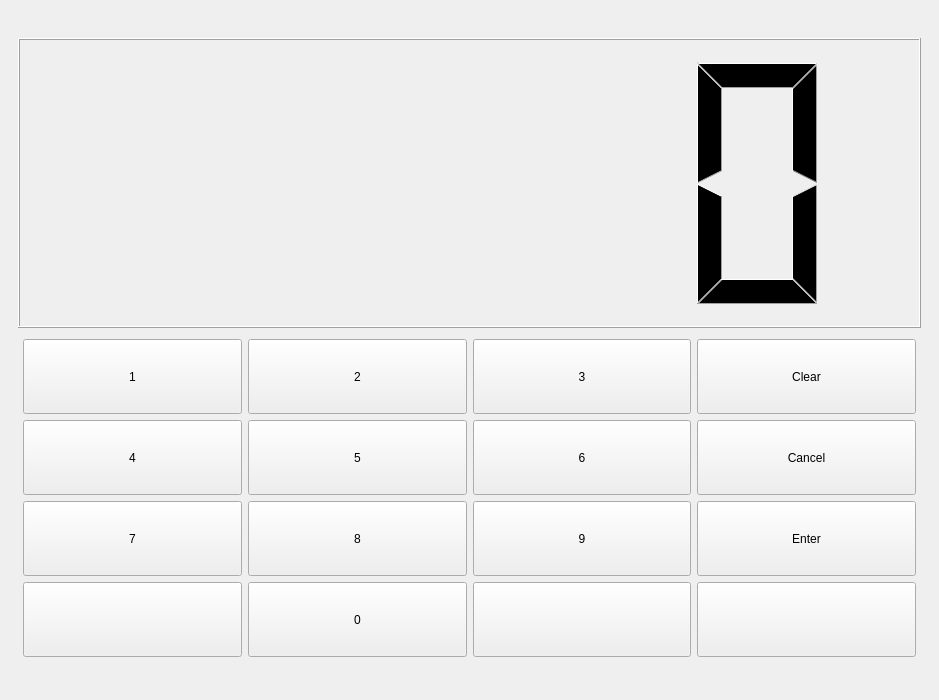
<?xml version="1.0" encoding="UTF-8"?>
<ui version="4.0">
 <class>MainWindow</class>
 <widget class="QMainWindow" name="MainWindow">
  <property name="geometry">
   <rect>
    <x>0</x>
    <y>0</y>
    <width>939</width>
    <height>700</height>
   </rect>
  </property>
  <property name="minimumSize">
   <size>
    <width>400</width>
    <height>700</height>
   </size>
  </property>
  <property name="windowTitle">
   <string>MainWindow</string>
  </property>
  <widget class="QWidget" name="centralwidget">
   <layout class="QHBoxLayout" name="horizontalLayout">
    <item>
     <widget class="QStackedWidget" name="stackedWidget">
      <property name="currentIndex">
       <number>6</number>
      </property>
      <widget class="QWidget" name="login_Page">
       <layout class="QHBoxLayout" name="horizontalLayout_3">
        <item>
         <layout class="QVBoxLayout" name="verticalLayout_4">
          <item>
           <widget class="QLabel" name="label">
            <property name="minimumSize">
             <size>
              <width>0</width>
              <height>20</height>
             </size>
            </property>
            <property name="maximumSize">
             <size>
              <width>16777215</width>
              <height>100</height>
             </size>
            </property>
            <property name="styleSheet">
             <string notr="true">Qlabel{
font-size:75px;
}</string>
            </property>
            <property name="text">
             <string>Bank al LUMS</string>
            </property>
            <property name="alignment">
             <set>Qt::AlignmentFlag::AlignCenter</set>
            </property>
           </widget>
          </item>
          <item>
           <widget class="QFrame" name="frame">
            <property name="minimumSize">
             <size>
              <width>170</width>
              <height>100</height>
             </size>
            </property>
            <property name="maximumSize">
             <size>
              <width>300</width>
              <height>100</height>
             </size>
            </property>
            <property name="frameShape">
             <enum>QFrame::Shape::StyledPanel</enum>
            </property>
            <property name="frameShadow">
             <enum>QFrame::Shadow::Raised</enum>
            </property>
            <widget class="QLabel" name="username_Label">
             <property name="geometry">
              <rect>
               <x>0</x>
               <y>0</y>
               <width>171</width>
               <height>31</height>
              </rect>
             </property>
             <property name="maximumSize">
              <size>
               <width>200</width>
               <height>50</height>
              </size>
             </property>
             <property name="styleSheet">
              <string notr="true">Qlabel{
font-size:15px;
}</string>
             </property>
             <property name="text">
              <string>UserName:</string>
             </property>
             <property name="alignment">
              <set>Qt::AlignmentFlag::AlignLeading|Qt::AlignmentFlag::AlignLeft|Qt::AlignmentFlag::AlignVCenter</set>
             </property>
            </widget>
            <widget class="QLineEdit" name="lineEdit">
             <property name="geometry">
              <rect>
               <x>0</x>
               <y>40</y>
               <width>171</width>
               <height>28</height>
              </rect>
             </property>
             <property name="styleSheet">
              <string notr="true">QLineEdit{
font-size:15;
padding:5px;
}</string>
             </property>
            </widget>
           </widget>
          </item>
          <item>
           <widget class="QFrame" name="frame_2">
            <property name="minimumSize">
             <size>
              <width>170</width>
              <height>100</height>
             </size>
            </property>
            <property name="maximumSize">
             <size>
              <width>300</width>
              <height>100</height>
             </size>
            </property>
            <property name="frameShape">
             <enum>QFrame::Shape::StyledPanel</enum>
            </property>
            <property name="frameShadow">
             <enum>QFrame::Shadow::Raised</enum>
            </property>
            <widget class="QLineEdit" name="lineEdit_2">
             <property name="geometry">
              <rect>
               <x>0</x>
               <y>40</y>
               <width>171</width>
               <height>28</height>
              </rect>
             </property>
             <property name="styleSheet">
              <string notr="true">QLineEdit{
font-size:15;
padding:5px;
}</string>
             </property>
             <property name="echoMode">
              <enum>QLineEdit::EchoMode::Password</enum>
             </property>
            </widget>
            <widget class="QLabel" name="password_Label">
             <property name="geometry">
              <rect>
               <x>0</x>
               <y>10</y>
               <width>171</width>
               <height>31</height>
              </rect>
             </property>
             <property name="maximumSize">
              <size>
               <width>200</width>
               <height>50</height>
              </size>
             </property>
             <property name="styleSheet">
              <string notr="true">Qlabel{
font-size:15px;
}</string>
             </property>
             <property name="text">
              <string>Password:</string>
             </property>
             <property name="alignment">
              <set>Qt::AlignmentFlag::AlignLeading|Qt::AlignmentFlag::AlignLeft|Qt::AlignmentFlag::AlignVCenter</set>
             </property>
            </widget>
           </widget>
          </item>
          <item>
           <widget class="QPushButton" name="login_button">
            <property name="maximumSize">
             <size>
              <width>200</width>
              <height>30</height>
             </size>
            </property>
            <property name="styleSheet">
             <string notr="true">QPushButton{
font-size:15;
background-color: qradialgradient(spread:reflect, cx:0.5, cy:0.5, radius:1.026, fx:0.331, fy:0.245, stop:0 rgba(4, 7, 255, 255), stop:1 rgba(255, 255, 255, 255));
}
</string>
            </property>
            <property name="text">
             <string>Login</string>
            </property>
           </widget>
          </item>
          <item>
           <widget class="QPushButton" name="createAccount_Button">
            <property name="maximumSize">
             <size>
              <width>200</width>
              <height>30</height>
             </size>
            </property>
            <property name="styleSheet">
             <string notr="true">QPushButton{
font-size:15;
background-color: qradialgradient(spread:reflect, cx:0.5, cy:0.5, radius:1.026, fx:0.331, fy:0.245, stop:0 rgba(4, 7, 255, 255), stop:1 rgba(255, 255, 255, 255));
}</string>
            </property>
            <property name="text">
             <string>Create New account</string>
            </property>
           </widget>
          </item>
         </layout>
        </item>
       </layout>
      </widget>
      <widget class="QWidget" name="receipt_Page"/>
      <widget class="QWidget" name="page_2"/>
      <widget class="QWidget" name="accounts_Page">
       <widget class="QPushButton" name="default_acc_button">
        <property name="geometry">
         <rect>
          <x>350</x>
          <y>400</y>
          <width>171</width>
          <height>81</height>
         </rect>
        </property>
        <property name="text">
         <string>Default Account</string>
        </property>
       </widget>
       <widget class="QPushButton" name="current_acc_button">
        <property name="geometry">
         <rect>
          <x>350</x>
          <y>140</y>
          <width>171</width>
          <height>81</height>
         </rect>
        </property>
        <property name="text">
         <string>Current Account</string>
        </property>
       </widget>
       <widget class="QPushButton" name="savings_acc_button">
        <property name="geometry">
         <rect>
          <x>350</x>
          <y>270</y>
          <width>171</width>
          <height>81</height>
         </rect>
        </property>
        <property name="text">
         <string>Savings Account</string>
        </property>
       </widget>
      </widget>
      <widget class="QWidget" name="dashboard_Page">
       <widget class="QPushButton" name="amount1000_Button">
        <property name="geometry">
         <rect>
          <x>40</x>
          <y>80</y>
          <width>141</width>
          <height>81</height>
         </rect>
        </property>
        <property name="text">
         <string>1000</string>
        </property>
       </widget>
       <widget class="QPushButton" name="amount5000_Button">
        <property name="geometry">
         <rect>
          <x>40</x>
          <y>210</y>
          <width>141</width>
          <height>81</height>
         </rect>
        </property>
        <property name="text">
         <string>5000</string>
        </property>
       </widget>
       <widget class="QPushButton" name="amount20000_Button">
        <property name="geometry">
         <rect>
          <x>40</x>
          <y>470</y>
          <width>141</width>
          <height>81</height>
         </rect>
        </property>
        <property name="text">
         <string>20,000</string>
        </property>
       </widget>
       <widget class="QPushButton" name="amount10000_Button">
        <property name="geometry">
         <rect>
          <x>40</x>
          <y>340</y>
          <width>141</width>
          <height>81</height>
         </rect>
        </property>
        <property name="text">
         <string>10000</string>
        </property>
       </widget>
       <widget class="QPushButton" name="deposit_Button">
        <property name="geometry">
         <rect>
          <x>740</x>
          <y>340</y>
          <width>141</width>
          <height>81</height>
         </rect>
        </property>
        <property name="text">
         <string>Deposit</string>
        </property>
       </widget>
       <widget class="QPushButton" name="checkBalance_Button">
        <property name="geometry">
         <rect>
          <x>740</x>
          <y>470</y>
          <width>141</width>
          <height>81</height>
         </rect>
        </property>
        <property name="text">
         <string>Check Balance</string>
        </property>
       </widget>
       <widget class="QPushButton" name="otherAmount_Button">
        <property name="geometry">
         <rect>
          <x>740</x>
          <y>210</y>
          <width>141</width>
          <height>81</height>
         </rect>
        </property>
        <property name="text">
         <string>Other Amount</string>
        </property>
       </widget>
       <widget class="QPushButton" name="amount25000_Button">
        <property name="geometry">
         <rect>
          <x>740</x>
          <y>80</y>
          <width>141</width>
          <height>81</height>
         </rect>
        </property>
        <property name="text">
         <string>25,000</string>
        </property>
       </widget>
      </widget>
      <widget class="QWidget" name="createUser_Page">
       <widget class="QWidget" name="verticalLayoutWidget">
        <property name="geometry">
         <rect>
          <x>289</x>
          <y>60</y>
          <width>221</width>
          <height>461</height>
         </rect>
        </property>
        <layout class="QVBoxLayout" name="verticalLayout_2">
         <property name="leftMargin">
          <number>5</number>
         </property>
         <property name="topMargin">
          <number>5</number>
         </property>
         <property name="rightMargin">
          <number>5</number>
         </property>
         <property name="bottomMargin">
          <number>5</number>
         </property>
         <item>
          <widget class="QFrame" name="frame_3">
           <property name="frameShape">
            <enum>QFrame::Shape::StyledPanel</enum>
           </property>
           <property name="frameShadow">
            <enum>QFrame::Shadow::Raised</enum>
           </property>
           <widget class="QLineEdit" name="newUser_Line">
            <property name="geometry">
             <rect>
              <x>0</x>
              <y>70</y>
              <width>181</width>
              <height>31</height>
             </rect>
            </property>
           </widget>
           <widget class="QLabel" name="newUser_Line_2">
            <property name="geometry">
             <rect>
              <x>0</x>
              <y>40</y>
              <width>181</width>
              <height>20</height>
             </rect>
            </property>
            <property name="text">
             <string>Enter UserName</string>
            </property>
           </widget>
          </widget>
         </item>
         <item>
          <widget class="QFrame" name="frame_5">
           <property name="frameShape">
            <enum>QFrame::Shape::StyledPanel</enum>
           </property>
           <property name="frameShadow">
            <enum>QFrame::Shadow::Raised</enum>
           </property>
           <widget class="QLineEdit" name="confirmPassword_Line">
            <property name="geometry">
             <rect>
              <x>0</x>
              <y>70</y>
              <width>181</width>
              <height>31</height>
             </rect>
            </property>
           </widget>
           <widget class="QLabel" name="confirmPassword_Label">
            <property name="geometry">
             <rect>
              <x>0</x>
              <y>40</y>
              <width>181</width>
              <height>20</height>
             </rect>
            </property>
            <property name="text">
             <string>Confirm Password</string>
            </property>
           </widget>
          </widget>
         </item>
         <item>
          <widget class="QFrame" name="frame_4">
           <property name="frameShape">
            <enum>QFrame::Shape::StyledPanel</enum>
           </property>
           <property name="frameShadow">
            <enum>QFrame::Shadow::Raised</enum>
           </property>
           <widget class="QLineEdit" name="newPassword_Line">
            <property name="geometry">
             <rect>
              <x>0</x>
              <y>70</y>
              <width>181</width>
              <height>31</height>
             </rect>
            </property>
           </widget>
           <widget class="QLabel" name="newPassword_Label">
            <property name="geometry">
             <rect>
              <x>0</x>
              <y>40</y>
              <width>181</width>
              <height>20</height>
             </rect>
            </property>
            <property name="text">
             <string>Enter Password</string>
            </property>
           </widget>
          </widget>
         </item>
         <item>
          <widget class="QPushButton" name="submitApplication_Button">
           <property name="styleSheet">
            <string notr="true">background-color: qradialgradient(spread:reflect, cx:0.5, cy:0.5, radius:1.026, fx:0.331, fy:0.245, stop:0 rgba(4, 7, 255, 255), stop:1 rgba(255, 255, 255, 255));</string>
           </property>
           <property name="text">
            <string>Create account</string>
           </property>
          </widget>
         </item>
        </layout>
       </widget>
      </widget>
      <widget class="QWidget" name="numpad_Page">
       <layout class="QVBoxLayout" name="verticalLayout">
        <item>
         <spacer name="horizontalSpacer_2">
          <property name="orientation">
           <enum>Qt::Orientation::Horizontal</enum>
          </property>
          <property name="sizeHint" stdset="0">
           <size>
            <width>40</width>
            <height>20</height>
           </size>
          </property>
         </spacer>
        </item>
        <item>
         <widget class="QLCDNumber" name="lcdNumber"/>
        </item>
        <item>
         <layout class="QGridLayout" name="numpad_Grid">
          <property name="leftMargin">
           <number>5</number>
          </property>
          <property name="topMargin">
           <number>5</number>
          </property>
          <property name="rightMargin">
           <number>5</number>
          </property>
          <property name="bottomMargin">
           <number>5</number>
          </property>
          <item row="1" column="0">
           <widget class="QPushButton" name="four_Button">
            <property name="minimumSize">
             <size>
              <width>75</width>
              <height>75</height>
             </size>
            </property>
            <property name="text">
             <string>4</string>
            </property>
           </widget>
          </item>
          <item row="1" column="3">
           <widget class="QPushButton" name="cancel_Button">
            <property name="minimumSize">
             <size>
              <width>75</width>
              <height>75</height>
             </size>
            </property>
            <property name="text">
             <string>Cancel</string>
            </property>
           </widget>
          </item>
          <item row="2" column="3">
           <widget class="QPushButton" name="enter_Button">
            <property name="minimumSize">
             <size>
              <width>75</width>
              <height>75</height>
             </size>
            </property>
            <property name="text">
             <string>Enter</string>
            </property>
           </widget>
          </item>
          <item row="3" column="0">
           <widget class="QPushButton" name="blank_Button_2">
            <property name="minimumSize">
             <size>
              <width>75</width>
              <height>75</height>
             </size>
            </property>
            <property name="text">
             <string/>
            </property>
           </widget>
          </item>
          <item row="3" column="2">
           <widget class="QPushButton" name="blank_Button">
            <property name="minimumSize">
             <size>
              <width>75</width>
              <height>75</height>
             </size>
            </property>
            <property name="text">
             <string/>
            </property>
           </widget>
          </item>
          <item row="1" column="2">
           <widget class="QPushButton" name="six_Button">
            <property name="minimumSize">
             <size>
              <width>75</width>
              <height>75</height>
             </size>
            </property>
            <property name="text">
             <string>6</string>
            </property>
           </widget>
          </item>
          <item row="1" column="1">
           <widget class="QPushButton" name="five_Button">
            <property name="minimumSize">
             <size>
              <width>75</width>
              <height>75</height>
             </size>
            </property>
            <property name="text">
             <string>5</string>
            </property>
           </widget>
          </item>
          <item row="0" column="3">
           <widget class="QPushButton" name="clear_Button">
            <property name="minimumSize">
             <size>
              <width>75</width>
              <height>75</height>
             </size>
            </property>
            <property name="text">
             <string>Clear</string>
            </property>
           </widget>
          </item>
          <item row="0" column="1">
           <widget class="QPushButton" name="two_Button">
            <property name="minimumSize">
             <size>
              <width>75</width>
              <height>75</height>
             </size>
            </property>
            <property name="text">
             <string>2</string>
            </property>
           </widget>
          </item>
          <item row="0" column="2">
           <widget class="QPushButton" name="three_Button">
            <property name="minimumSize">
             <size>
              <width>75</width>
              <height>75</height>
             </size>
            </property>
            <property name="text">
             <string>3</string>
            </property>
           </widget>
          </item>
          <item row="3" column="3">
           <widget class="QPushButton" name="blank_Button_3">
            <property name="minimumSize">
             <size>
              <width>75</width>
              <height>75</height>
             </size>
            </property>
            <property name="text">
             <string/>
            </property>
           </widget>
          </item>
          <item row="0" column="0">
           <widget class="QPushButton" name="one_Button">
            <property name="minimumSize">
             <size>
              <width>75</width>
              <height>75</height>
             </size>
            </property>
            <property name="text">
             <string>1</string>
            </property>
           </widget>
          </item>
          <item row="2" column="2">
           <widget class="QPushButton" name="nine_Button">
            <property name="minimumSize">
             <size>
              <width>75</width>
              <height>75</height>
             </size>
            </property>
            <property name="text">
             <string>9</string>
            </property>
           </widget>
          </item>
          <item row="2" column="1">
           <widget class="QPushButton" name="eight_Button">
            <property name="minimumSize">
             <size>
              <width>75</width>
              <height>75</height>
             </size>
            </property>
            <property name="text">
             <string>8</string>
            </property>
           </widget>
          </item>
          <item row="3" column="1">
           <widget class="QPushButton" name="zero_Button">
            <property name="minimumSize">
             <size>
              <width>75</width>
              <height>75</height>
             </size>
            </property>
            <property name="text">
             <string>0</string>
            </property>
           </widget>
          </item>
          <item row="2" column="0">
           <widget class="QPushButton" name="seven_Button">
            <property name="minimumSize">
             <size>
              <width>75</width>
              <height>75</height>
             </size>
            </property>
            <property name="text">
             <string>7</string>
            </property>
           </widget>
          </item>
         </layout>
        </item>
        <item>
         <spacer name="horizontalSpacer">
          <property name="orientation">
           <enum>Qt::Orientation::Horizontal</enum>
          </property>
          <property name="sizeHint" stdset="0">
           <size>
            <width>40</width>
            <height>20</height>
           </size>
          </property>
         </spacer>
        </item>
       </layout>
      </widget>
     </widget>
    </item>
   </layout>
  </widget>
 </widget>
 <resources/>
 <connections/>
</ui>
